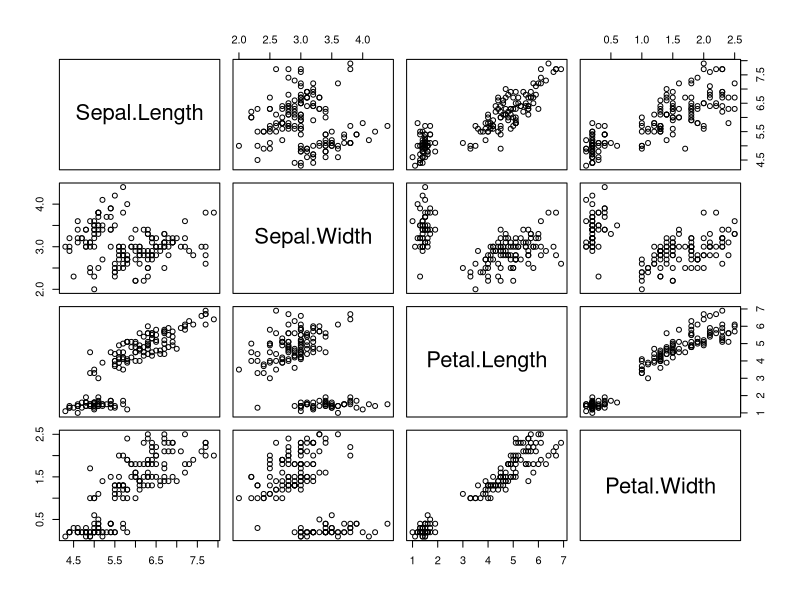
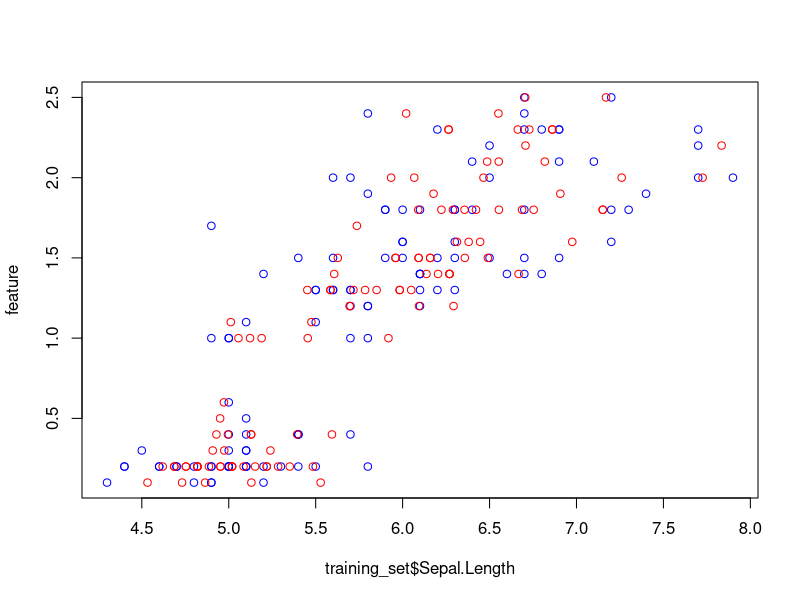
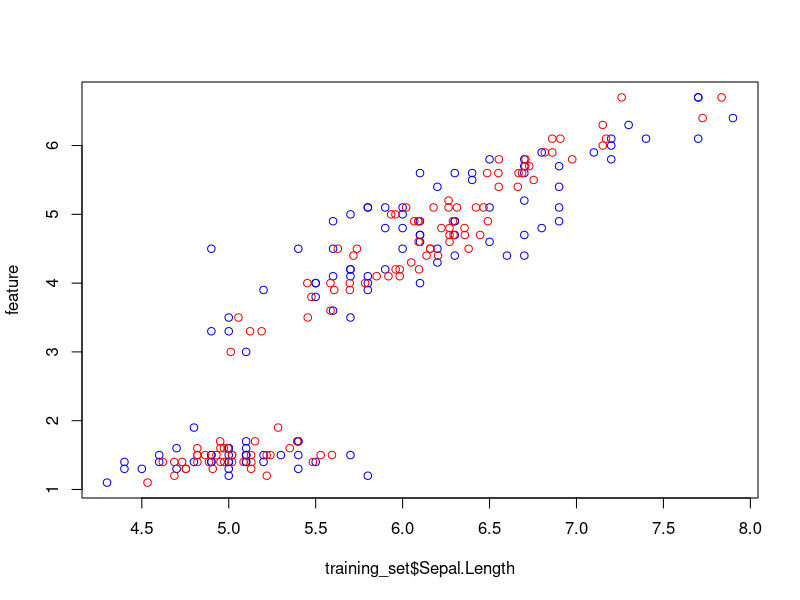
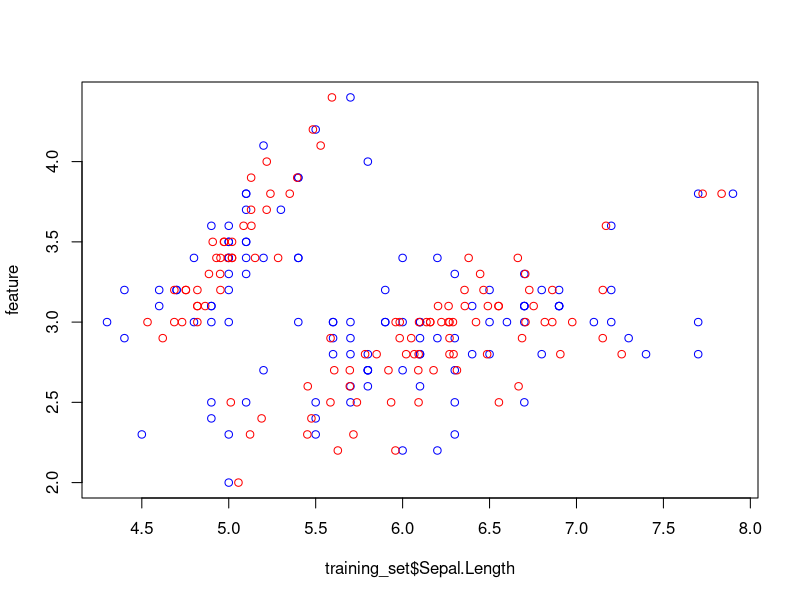

Here is the R script that generated these plots, in order:
# 0. Visualize
pairs(~Sepal.Length + Sepal.Width + Petal.Length + Petal.Width, data=iris)

# 1. Make test and control sets. 
set.seed(42)
control_set <- sample(seq_len(nrow(iris)), size = floor(0.75*nrow(iris)))
test_set <- iris[-control_set, ]
training_set <- iris[control_set, ]

# 2. Build a linear model on test set
mdl <- lm(formula = Sepal.Length ~ Sepal.Width + Petal.Length + Petal.Width,
          data = training_set)
print(summary(mdl))

mdl2 <- lm(formula = Sepal.Length ~ Sepal.Width + Petal.Length + Petal.Width + Species,
          data = training_set)
print(summary(mdl2))
# 3. For each feature, plot the feature vs. label for the test set (green)
# and train set(blue), and also plot a line that shows the model predictions

plots_against_humanity <- function(feature)
{
  plot(training_set$Sepal.Length, feature, col="blue")
  points(predict(mdl), feature, col="red")
}

for (i in list(training_set$Petal.Width, 
            training_set$Petal.Length, 
            training_set$Sepal.Width))
{
  plots_against_humanity(i)
}
# 4. evaluate on test set
mdlEval <- lm(formula = Sepal.Length ~ Sepal.Width + Petal.Length + Petal.Width, data = test_set)

# 5. see if predictions are less good on test set. 

#For tomorrow (1 hour)
# Build a logistic regression model (with glm) to predict if an iris is a setosa, given the measurements
